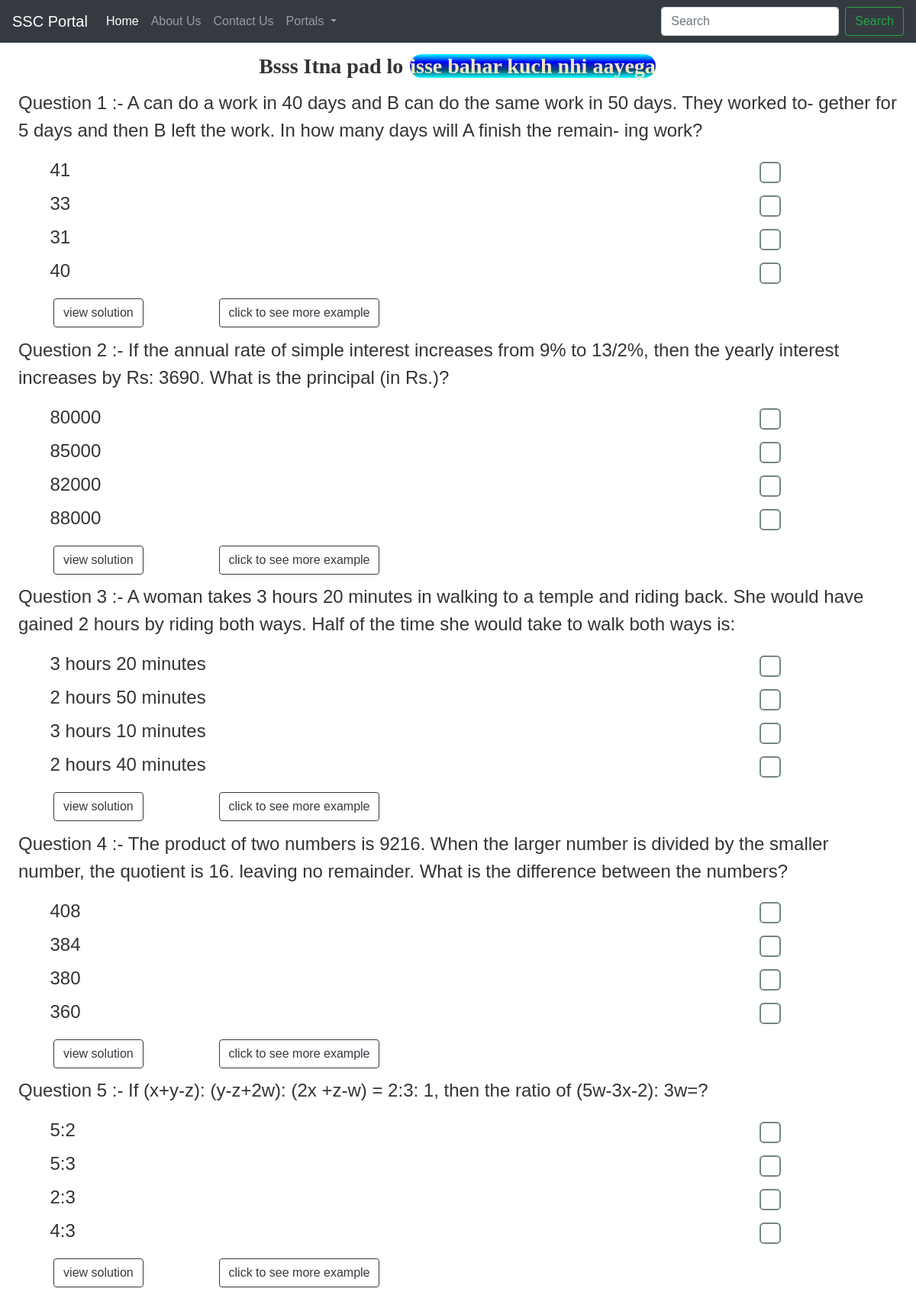
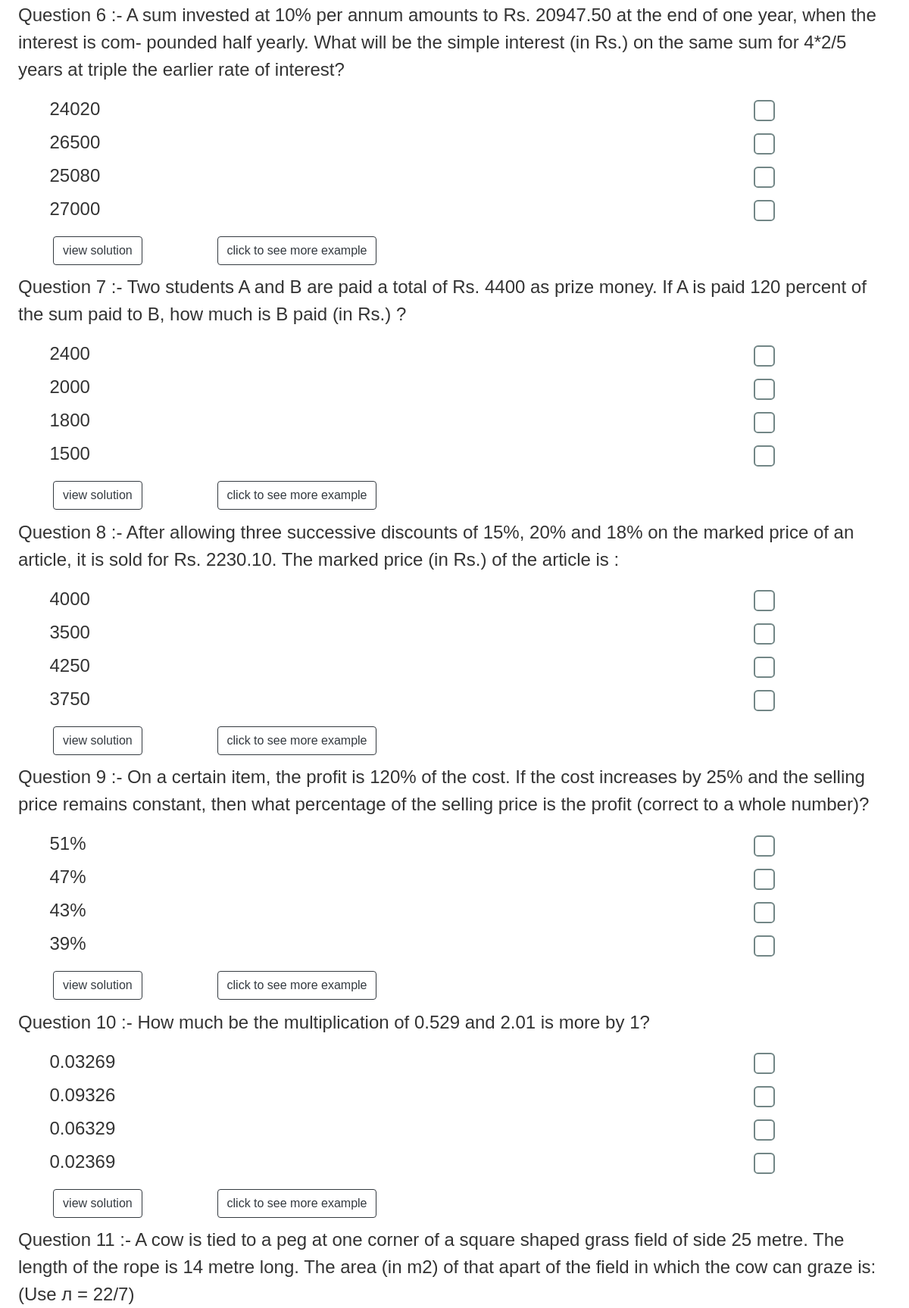
The page /math (upper part) on the database its author committed (2 pictures, top to bottom).
### dp_question/models.py (models this page shows)
class Question_math(models.Model):
    q_no = models.IntegerField()
    question = models.TextField()
    option1 = models.CharField(max_length=100)
    option2 = models.CharField(max_length=100)
    option3 = models.CharField(max_length=100)
    option4 = models.CharField(max_length=100)
    solution = models.CharField(max_length=100, default='')
    correct_answer = models.CharField(max_length=1, choices=[('A', 'A'), ('B', 'B'), ('C', 'C'), ('D', 'D')], default='')

### dp_question/views.py (the view)
# urls.py: path('math', views.math, name="Home"),
def math(request):
    question_math = Question_math.objects.all()
    return render(request, 'math.html', {'question_math': question_math})

### dp_question/template/math.html (shortened to what this page needs)
{% extends 'basic.html' %}
{% block body %}
<form method="post" action="{% url 'calculate_results_math' %}" id="quizForm">
    <div class="animated-text">
        Bsss Itna pad lo <span></span>
    </div>
    {% for question in question_math %}
    <div class="question">
        <p>Question {{ forloop.counter }} :- {{ question.question }}</p>
        <div class="options">
            <div class="option">
                <label for="q{{ forloop.counter }}_option1">{{ question.option1 }}</label><br>
            </div>
            <div class="option">
                <label for="q{{ forloop.counter }}_option2">{{ question.option2 }}</label>
            </div>
            <div class="option">
                <label for="q{{ forloop.counter }}_option3">{{ question.option3 }}</label>
            </div>
            <div class="option">
                <label for="q{{ forloop.counter }}_option4">{{ question.option4 }}</label>
            </div>
        </div>
        <div class="button-container">
            <button type="button" class="btn btn-outline-dark show-solution" id="btn">view solution</button>
            <button type="button" class="btn btn-outline-dark" id="btn">click to see more example </button>
        </div>
    </div>
    {% endfor %}
</form>
{% endblock %}

### dp_question/template/math.html (style rules this page uses)
body { margin: 0; padding: 0; background-image: url('https://encrypted-tbn0.gstatic.com/images?q=tbn:ANd9GcTnyzOGZzI92UReZg9aeBpqVA-HZRrk1LSUhpgK5_dHVw&s'); background-position: top; background-size: cover; background-repeat: no-repeat; font-family: Arial, sans-serif; color: #333; }
.animated-text { font-family: cursive; font-size: 28px; font-weight: 800; padding: 0.8%; text-align: center; mix-blend-mode: multiply; }
.animated-text span { padding: 2px; position: relative; }
.animated-text span::before { content: "isse bahar kuch nhi aayega"; color: #F2E8C6; background: linear-gradient(cyan, blue, rgb(18, 73, 109), cyan); border-radius: 18px; animation: word 5s infinite; }
.question { padding: 0 2%; font-size: x-large; }
.options { margin: 0 1%; }
.option label { width: 95%; display: inline-block; cursor: pointer; position: relative; padding-left: 30px; }
.option label::before { content: ""; position: absolute; left: 89.5%; top: 18%; width: 28px; height: 28px; border: 2px solid #1d3d3d9f; border-radius: 20%; background-color: transparent; }
.button-container { margin-top: 10px; }
#btn { margin: 0 4%; margin-bottom: 1%; }
button { display: flex; justify-content: space-around; }

### rows shown on the page
Question_math: question "A can do a work in 40 days and B can do the same work in 50 days. They worked to- gether for 5 days and then B left the work. In how many days will A finish the remain- ing work?", option1 "41", option2 "33", option3 "31", option4 "40"
Question_math: question "If the annual rate of simple interest increases from 9% to 13/2%, then the yearly interest increases by Rs: 3690. What is the principal (in Rs.)?", option1 "80000", option2 "85000", option3 "82000", option4 "88000"
Question_math: question "A woman takes 3 hours 20 minutes in walking to a temple and riding back. She would have gained 2 hours by riding both ways. Half of the time she would take to walk both ways is:", option1 "3 hours 20 minutes", option2 "2 hours 50 minutes", option3 "3 hours 10 minutes", option4 "2 hours 40 minutes"
Question_math: question "The product of two numbers is 9216. When the larger number is divided by the smaller number, the quotient is 16. leaving no remainder. What is the difference between the numbers?", option1 "408", option2 "384", option3 "380", option4 "360"
Question_math: question "If (x+y-z): (y-z+2w): (2x +z-w) = 2:3: 1, then the ratio of (5w-3x-2): 3w=?", option1 "5:2", option2 "5:3", option3 "2:3", option4 "4:3"
Question_math: question "A sum invested at 10% per annum amounts to Rs. 20947.50 at the end of one year, when the interest is com- pounded half yearly. What will be the simple interest (in Rs.) on the same sum for 4*2/5 years at triple the earlier rate of interest?", option1 "24020", option2 "26500", option3 "25080", option4 "27000"
Question_math: question "Two students A and B are paid a total of Rs. 4400 as prize money. If A is paid 120 percent of the sum paid to B, how much is B paid (in Rs.) ?", option1 "2400", option2 "2000", option3 "1800", option4 "1500"
Question_math: question "After allowing three successive discounts of 15%, 20% and 18% on the marked price of an article, it is sold for Rs. 2230.10. The marked price (in Rs.) of the article is :", option1 "4000", option2 "3500", option3 "4250", option4 "3750"
Question_math: question "On a certain item, the profit is 120% of the cost. If the cost increases by 25% and the selling price remains constant, then what percentage of the selling price is the profit (correct to a whole number)?", option1 "51%", option2 "47%", option3 "43%", option4 "39%"
Question_math: question "How much be the multiplication of 0.529 and 2.01 is more by 1?", option1 "0.03269", option2 "0.09326", option3 "0.06329", option4 "0.02369"
Question_math: question "A cow is tied to a peg at one corner of a square shaped grass field of side 25 metre. The length of the rope is 14 metre long. The area (in m2) of that apart of the field in which the cow can graze is: (Use л = 22/7)"
